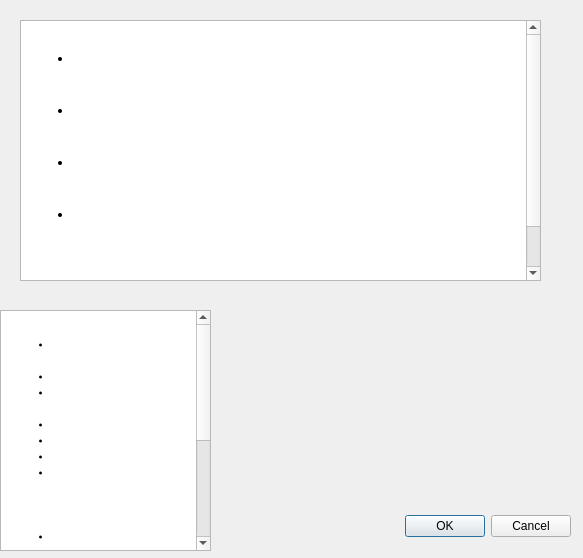
<?xml version="1.0" encoding="UTF-8"?>
<ui version="4.0">
 <class>przepis_azja_2</class>
 <widget class="QDialog" name="przepis_azja_2">
  <property name="geometry">
   <rect>
    <x>0</x>
    <y>0</y>
    <width>583</width>
    <height>558</height>
   </rect>
  </property>
  <property name="minimumSize">
   <size>
    <width>583</width>
    <height>558</height>
   </size>
  </property>
  <property name="maximumSize">
   <size>
    <width>583</width>
    <height>558</height>
   </size>
  </property>
  <property name="windowTitle">
   <string>Curry z ryżem</string>
  </property>
  <property name="styleSheet">
   <string notr="true">background-image: url(:/img/img/1.png);</string>
  </property>
  <widget class="QDialogButtonBox" name="buttonBox">
   <property name="geometry">
    <rect>
     <x>230</x>
     <y>510</y>
     <width>341</width>
     <height>32</height>
    </rect>
   </property>
   <property name="styleSheet">
    <string notr="true">font: 87 12pt &quot;Georgia Pro Cond Black&quot;;
background-image: url(:/img/img/baton.png);</string>
   </property>
   <property name="orientation">
    <enum>Qt::Horizontal</enum>
   </property>
   <property name="standardButtons">
    <set>QDialogButtonBox::Cancel|QDialogButtonBox::Ok</set>
   </property>
  </widget>
  <widget class="QTextBrowser" name="textBrowser">
   <property name="geometry">
    <rect>
     <x>0</x>
     <y>310</y>
     <width>211</width>
     <height>241</height>
    </rect>
   </property>
   <property name="styleSheet">
    <string notr="true">background-image: url(:/img/img/NAZWA.png);</string>
   </property>
   <property name="html">
    <string>&lt;!DOCTYPE HTML PUBLIC &quot;-//W3C//DTD HTML 4.0//EN&quot; &quot;http://www.w3.org/TR/REC-html40/strict.dtd&quot;&gt;
&lt;html&gt;&lt;head&gt;&lt;meta name=&quot;qrichtext&quot; content=&quot;1&quot; /&gt;&lt;style type=&quot;text/css&quot;&gt;
p, li { white-space: pre-wrap; }
&lt;/style&gt;&lt;/head&gt;&lt;body style=&quot; font-family:'MS Shell Dlg 2'; font-size:7.8pt; font-weight:400; font-style:normal;&quot;&gt;
&lt;p style=&quot; margin-top:0px; margin-bottom:0px; margin-left:0px; margin-right:0px; -qt-block-indent:0; text-indent:0px;&quot;&gt;&lt;span style=&quot; font-size:9pt; font-weight:600; color:#ffffff;&quot;&gt;Składniki (2 procje):&lt;/span&gt;&lt;/p&gt;
&lt;p style=&quot;-qt-paragraph-type:empty; margin-top:0px; margin-bottom:0px; margin-left:0px; margin-right:0px; -qt-block-indent:0; text-indent:0px; font-size:7pt; color:#ffffff;&quot;&gt;&lt;br /&gt;&lt;/p&gt;
&lt;ul style=&quot;margin-top: 0px; margin-bottom: 0px; margin-left: 0px; margin-right: 0px; -qt-list-indent: 1;&quot;&gt;&lt;li style=&quot; font-family:'Open Sans','Arial','sans-serif'; font-size:7pt; font-weight:600; color:#ffffff;&quot; style=&quot; margin-top:0px; margin-bottom:0px; margin-left:0px; margin-right:0px; -qt-block-indent:0; text-indent:0px;&quot;&gt;&lt;span style=&quot; font-size:14px; font-weight:400;&quot;&gt;1 pojedynczy filet kurczaka&lt;/span&gt;&lt;/li&gt;
&lt;li style=&quot; font-family:'Open Sans','Arial','sans-serif'; font-size:7pt; color:#ffffff;&quot; style=&quot; margin-top:0px; margin-bottom:0px; margin-left:0px; margin-right:0px; -qt-block-indent:0; text-indent:0px;&quot;&gt;&lt;span style=&quot; font-size:14px;&quot;&gt;2 łyżki oleju roślinnego&lt;/span&gt;&lt;/li&gt;
&lt;li style=&quot; font-family:'Open Sans','Arial','sans-serif'; font-size:7pt; color:#ffffff;&quot; style=&quot; margin-top:0px; margin-bottom:0px; margin-left:0px; margin-right:0px; -qt-block-indent:0; text-indent:0px;&quot;&gt;&lt;span style=&quot; font-size:14px;&quot;&gt;2 łyżeczki czerwonej pasty curry*&lt;/span&gt;&lt;/li&gt;
&lt;li style=&quot; font-family:'Open Sans','Arial','sans-serif'; font-size:7pt; color:#ffffff;&quot; style=&quot; margin-top:0px; margin-bottom:0px; margin-left:0px; margin-right:0px; -qt-block-indent:0; text-indent:0px;&quot;&gt;&lt;span style=&quot; font-size:14px;&quot;&gt;1 ząbek czosnku&lt;/span&gt;&lt;/li&gt;
&lt;li style=&quot; font-family:'Open Sans','Arial','sans-serif'; font-size:7pt; color:#ffffff;&quot; style=&quot; margin-top:0px; margin-bottom:0px; margin-left:0px; margin-right:0px; -qt-block-indent:0; text-indent:0px;&quot;&gt;&lt;span style=&quot; font-size:14px;&quot;&gt;1/2 cebuli&lt;/span&gt;&lt;/li&gt;
&lt;li style=&quot; font-family:'Open Sans','Arial','sans-serif'; font-size:7pt; color:#ffffff;&quot; style=&quot; margin-top:0px; margin-bottom:0px; margin-left:0px; margin-right:0px; -qt-block-indent:0; text-indent:0px;&quot;&gt;&lt;span style=&quot; font-size:14px;&quot;&gt;1/2 czerwonej papryki&lt;/span&gt;&lt;/li&gt;
&lt;li style=&quot; font-family:'Open Sans','Arial','sans-serif'; font-size:7pt; color:#ffffff;&quot; style=&quot; margin-top:0px; margin-bottom:0px; margin-left:0px; margin-right:0px; -qt-block-indent:0; text-indent:0px;&quot;&gt;&lt;span style=&quot; font-size:14px;&quot;&gt;2/3 szklanki zielonej fasolki (może być mrożona) lub groszku cukrowego&lt;/span&gt;&lt;/li&gt;
&lt;li style=&quot; font-family:'Open Sans','Arial','sans-serif'; font-size:7pt; color:#ffffff;&quot; style=&quot; margin-top:0px; margin-bottom:0px; margin-left:0px; margin-right:0px; -qt-block-indent:0; text-indent:0px;&quot;&gt;&lt;span style=&quot; font-size:14px;&quot;&gt;200 ml mleka kokosowego&lt;/span&gt;&lt;/li&gt;
&lt;li style=&quot; font-family:'Open Sans','Arial','sans-serif'; font-size:7pt; color:#ffffff;&quot; style=&quot; margin-top:0px; margin-bottom:0px; margin-left:0px; margin-right:0px; -qt-block-indent:0; text-indent:0px;&quot;&gt;&lt;span style=&quot; font-size:14px;&quot;&gt;1 łyżeczka cukru&lt;/span&gt;&lt;/li&gt;
&lt;li style=&quot; font-family:'Open Sans','Arial','sans-serif'; font-size:7pt; color:#ffffff;&quot; style=&quot; margin-top:0px; margin-bottom:0px; margin-left:0px; margin-right:0px; -qt-block-indent:0; text-indent:0px;&quot;&gt;&lt;span style=&quot; font-size:14px;&quot;&gt;1 łyżka sosu rybnego (lub sojowego)&lt;/span&gt;&lt;/li&gt;
&lt;li style=&quot; font-family:'Open Sans','Arial','sans-serif'; font-size:7pt; color:#ffffff;&quot; style=&quot; margin-top:0px; margin-bottom:0px; margin-left:0px; margin-right:0px; -qt-block-indent:0; text-indent:0px;&quot;&gt;&lt;span style=&quot; font-size:14px;&quot;&gt;opcjonalnie: 2 liście kafiru lub kilka liści bazylii&lt;/span&gt;&lt;/li&gt;
&lt;li style=&quot; font-family:'Open Sans','Arial','sans-serif'; font-size:7pt; color:#ffffff;&quot; style=&quot; margin-top:0px; margin-bottom:10px; margin-left:0px; margin-right:0px; -qt-block-indent:0; text-indent:0px;&quot;&gt;&lt;span style=&quot; font-size:14px;&quot;&gt;do podania: ryż jaśminowy, świeża kolendra, limonka, świeże chili&lt;/span&gt;&lt;/li&gt;&lt;/ul&gt;
&lt;p style=&quot;-qt-paragraph-type:empty; margin-top:0px; margin-bottom:0px; margin-left:0px; margin-right:0px; -qt-block-indent:0; text-indent:0px; font-size:7pt; color:#ffffff;&quot;&gt;&lt;br /&gt;&lt;/p&gt;&lt;/body&gt;&lt;/html&gt;</string>
   </property>
  </widget>
  <widget class="QTextBrowser" name="textBrowser_2">
   <property name="geometry">
    <rect>
     <x>20</x>
     <y>20</y>
     <width>521</width>
     <height>261</height>
    </rect>
   </property>
   <property name="styleSheet">
    <string notr="true">background-image: url(:/img/img/NAZWA.png);</string>
   </property>
   <property name="html">
    <string>&lt;!DOCTYPE HTML PUBLIC &quot;-//W3C//DTD HTML 4.0//EN&quot; &quot;http://www.w3.org/TR/REC-html40/strict.dtd&quot;&gt;
&lt;html&gt;&lt;head&gt;&lt;meta name=&quot;qrichtext&quot; content=&quot;1&quot; /&gt;&lt;style type=&quot;text/css&quot;&gt;
p, li { white-space: pre-wrap; }
&lt;/style&gt;&lt;/head&gt;&lt;body style=&quot; font-family:'MS Shell Dlg 2'; font-size:7.8pt; font-weight:400; font-style:normal;&quot;&gt;
&lt;p style=&quot; margin-top:0px; margin-bottom:0px; margin-left:0px; margin-right:0px; -qt-block-indent:0; text-indent:0px;&quot;&gt;&lt;span style=&quot; font-size:10pt; font-weight:600; color:#ffffff;&quot;&gt;Przygotownie:&lt;/span&gt;&lt;/p&gt;
&lt;p style=&quot;-qt-paragraph-type:empty; margin-top:0px; margin-bottom:0px; margin-left:0px; margin-right:0px; -qt-block-indent:0; text-indent:0px; color:#ffffff;&quot;&gt;&lt;br /&gt;&lt;/p&gt;
&lt;ul style=&quot;margin-top: 0px; margin-bottom: 0px; margin-left: 0px; margin-right: 0px; -qt-list-indent: 1;&quot;&gt;&lt;li style=&quot; font-family:'Open Sans','sans-serif','Helvetica Neue','Helvetica','Arial','sans-serif'; font-size:8pt; color:#ffffff;&quot; style=&quot; margin-top:0px; margin-bottom:0px; margin-left:0px; margin-right:0px; -qt-block-indent:0; text-indent:0px;&quot;&gt;&lt;span style=&quot; font-size:15px;&quot;&gt;Mięso kurczaka oczyścić z błonek, pokroić na ok. 2 cm kawałki. Czosnek pokroić na cienkie plasterki, cebulę w piórka; paprykę na ok. 2 cm kawałki.&lt;/span&gt;&lt;/li&gt;
&lt;li style=&quot; font-family:'Open Sans','sans-serif','Helvetica Neue','Helvetica','Arial','sans-serif'; font-size:8pt; color:#ffffff;&quot; style=&quot; margin-top:0px; margin-bottom:0px; margin-left:0px; margin-right:0px; -qt-block-indent:0; text-indent:0px;&quot;&gt;&lt;span style=&quot; font-size:15px;&quot;&gt;Fasolkę podgotować na parze, na sitku nad gotującą się wodą na ryż (przykryć wszystko pokrywką, nie musi być idealnie szczelnie), przez ok. 5 minut.&lt;/span&gt;&lt;/li&gt;
&lt;li style=&quot; font-family:'Open Sans','sans-serif','Helvetica Neue','Helvetica','Arial','sans-serif'; font-size:8pt; color:#ffffff;&quot; style=&quot; margin-top:0px; margin-bottom:0px; margin-left:0px; margin-right:0px; -qt-block-indent:0; text-indent:0px;&quot;&gt;&lt;span style=&quot; font-size:15px;&quot;&gt;W woku lub na patelni rozgrzać olej, dodać pastę curry i podsmażyć 30 sekund. Dodać czosnek i podsmażyć kolejne 30 sekund. Dodać kawałki kurczaka i podsmażyć wszystko jeszcze ok. 2 minuty.&lt;/span&gt;&lt;/li&gt;
&lt;li style=&quot; font-family:'Open Sans','sans-serif','Helvetica Neue','Helvetica','Arial','sans-serif'; font-size:8pt; color:#ffffff;&quot; style=&quot; margin-top:0px; margin-bottom:0px; margin-left:0px; margin-right:0px; -qt-block-indent:0; text-indent:0px;&quot;&gt;&lt;span style=&quot; font-size:15px;&quot;&gt;Dodać cebulą i paprykę i dalej podsmażać przez ok. 2 minuty. Dodać podgotowaną na parze fasolkę, wszystko zalać mlekiem kokosowym. Dodać cukier i sos rybny oraz opcjonalnie liście kafiru lub bazylii, wymieszać i gotować wszystko aż sos nieco odparuje (ok. 5-6 minut).&lt;/span&gt;&lt;/li&gt;
&lt;li style=&quot; font-family:'Open Sans','sans-serif','Helvetica Neue','Helvetica','Arial','sans-serif'; font-size:8pt; color:#ffffff;&quot; style=&quot; margin-top:0px; margin-bottom:10px; margin-left:0px; margin-right:0px; -qt-block-indent:0; text-indent:0px;&quot;&gt;&lt;span style=&quot; font-size:15px;&quot;&gt;Podawać z ryżem jaśminowym i świeżą kolendrą skrapiając sokiem z limonki i opcjonalnie posypując świeżym chili.&lt;/span&gt;&lt;/li&gt;&lt;/ul&gt;&lt;/body&gt;&lt;/html&gt;</string>
   </property>
  </widget>
 </widget>
 <resources/>
 <connections>
  <connection>
   <sender>buttonBox</sender>
   <signal>accepted()</signal>
   <receiver>przepis_azja_2</receiver>
   <slot>accept()</slot>
   <hints>
    <hint type="sourcelabel">
     <x>248</x>
     <y>254</y>
    </hint>
    <hint type="destinationlabel">
     <x>157</x>
     <y>274</y>
    </hint>
   </hints>
  </connection>
  <connection>
   <sender>buttonBox</sender>
   <signal>rejected()</signal>
   <receiver>przepis_azja_2</receiver>
   <slot>reject()</slot>
   <hints>
    <hint type="sourcelabel">
     <x>316</x>
     <y>260</y>
    </hint>
    <hint type="destinationlabel">
     <x>286</x>
     <y>274</y>
    </hint>
   </hints>
  </connection>
 </connections>
</ui>
